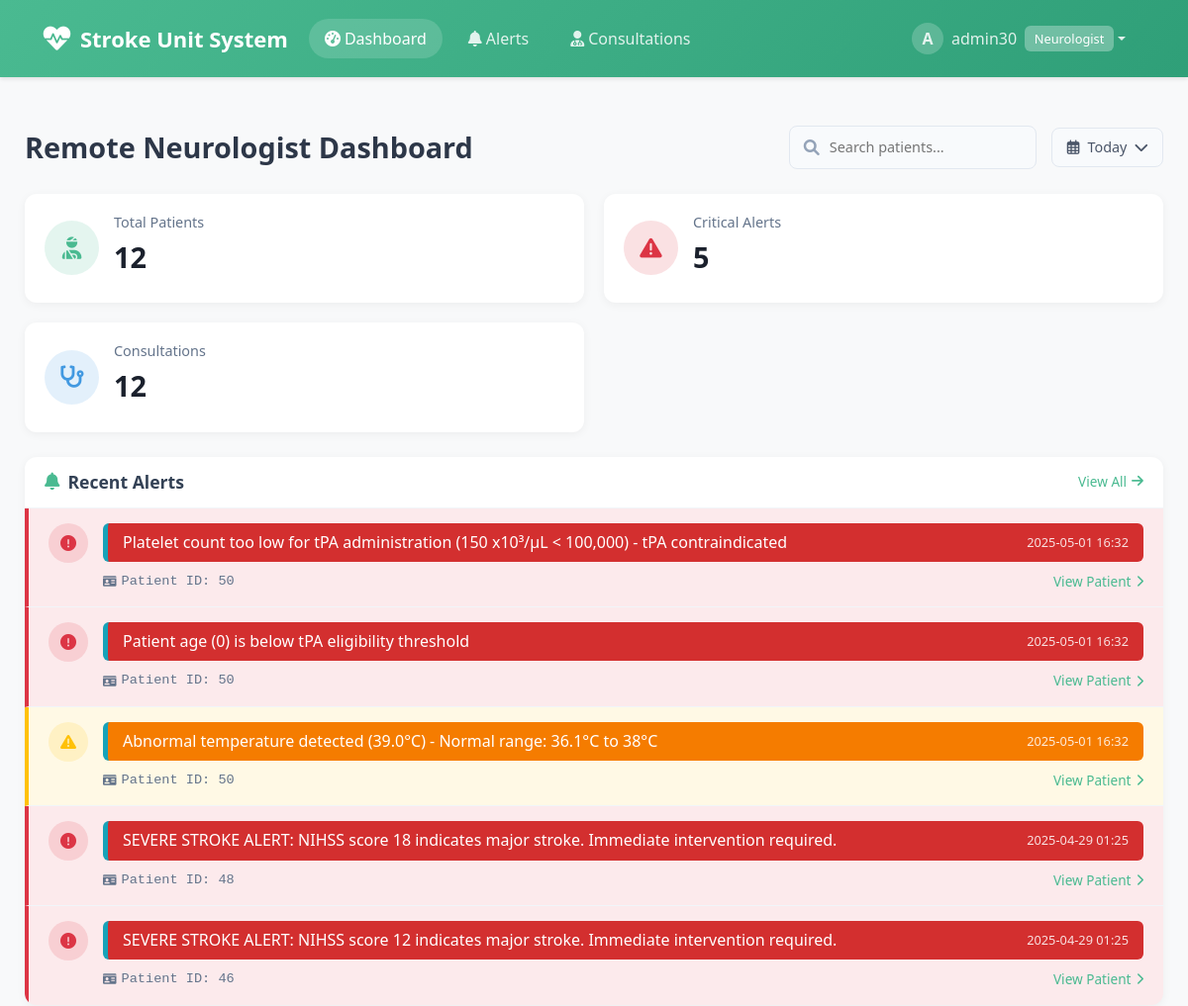
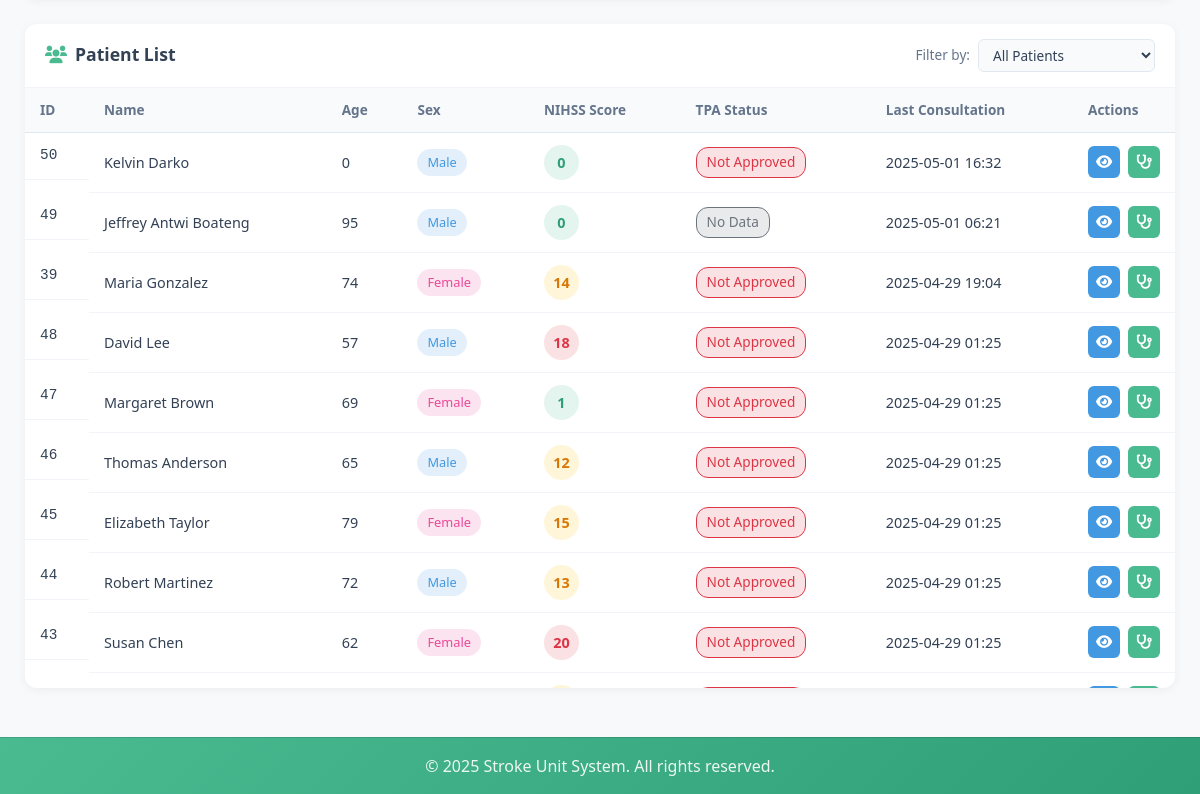
/ (signed in), run on an earlier commit of the app's database (2 pictures, top to bottom).
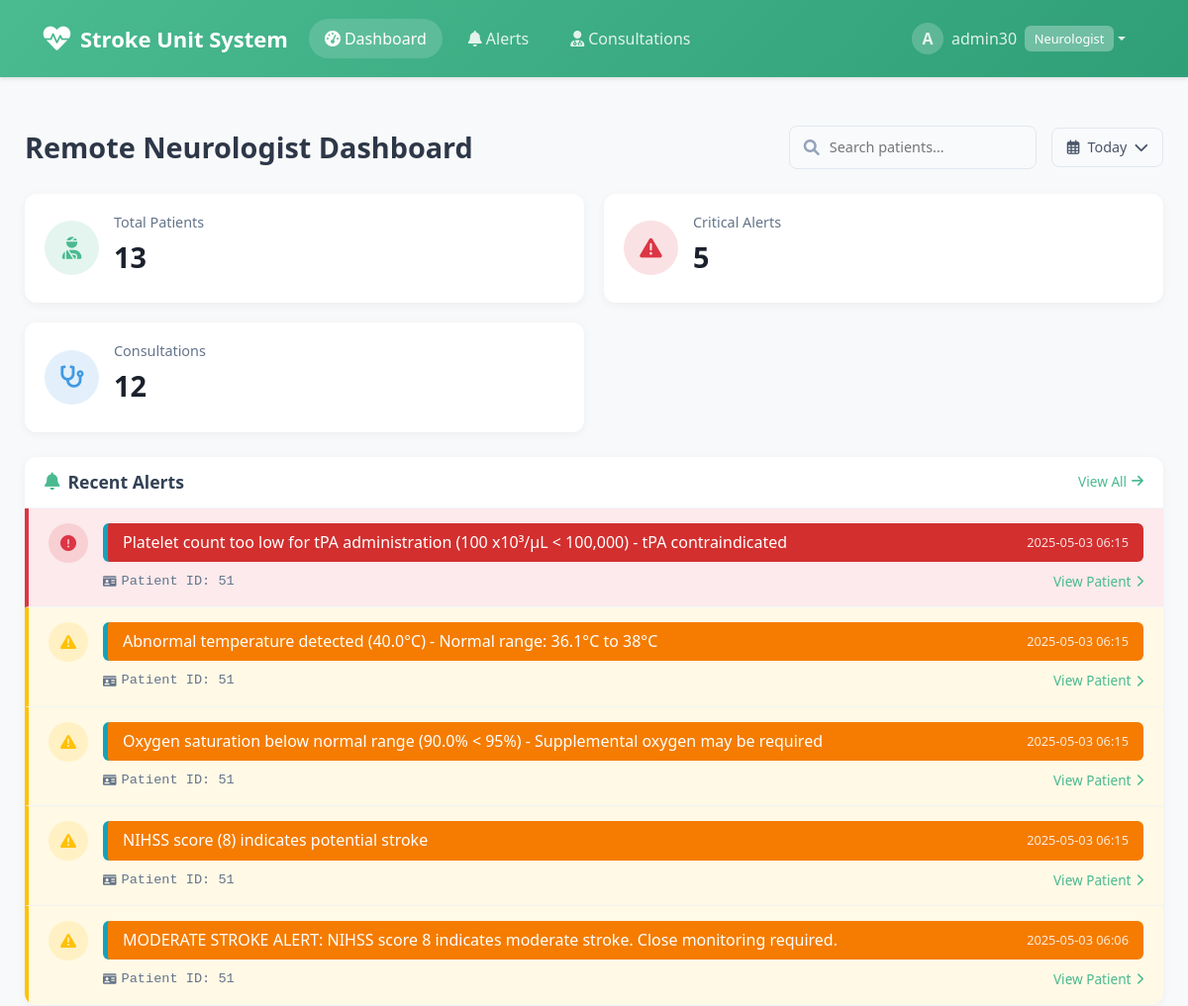
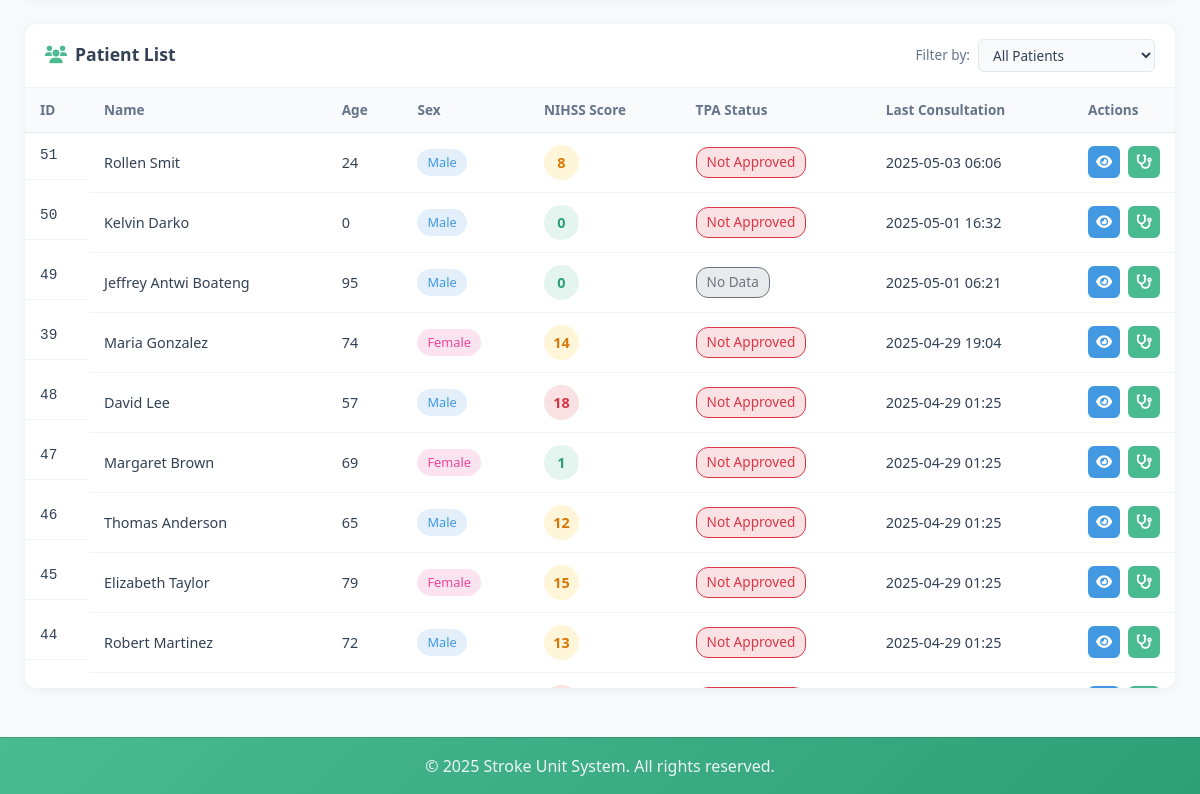
And on a later commit of the database (2 pictures, top to bottom).
### patientsystem/models.py (models this page shows, shortened)
class Alert(models.Model):
    ALERT_TYPES = [
        ('critical', 'Critical'),
        ('warning', 'Warning'),
        ('info', 'Information'),
    ]
    type = models.CharField(max_length=20, choices=ALERT_TYPES)
    description = models.TextField()
    patient = models.ForeignKey(Patient, on_delete=models.CASCADE, related_name='alerts')
    timestamp = models.DateTimeField(auto_now_add=True)
    acknowledged = models.BooleanField(default=False)
    acknowledged_by = models.ForeignKey(User, on_delete=models.SET_NULL, null=True, blank=True, related_name='acknowledged_alerts')
    acknowledged_at = models.DateTimeField(null=True, blank=True)

class Patient(models.Model):
    GENDER_CHOICES = [
        ('M', 'Male'),
        ('F', 'Female'),
        ('O', 'Other'),
    ]
    hospital_id = models.CharField(max_length=10, unique=True, blank=True)
    first_name = models.CharField(max_length=100)
    last_name = models.CharField(max_length=100)
    date_of_birth = models.DateField()
    gender = models.CharField(max_length=1, choices=GENDER_CHOICES)
    chief_complaint = models.TextField(blank=True)
    address = models.TextField(blank=True)
    phone_number = models.CharField(max_length=20, blank=True)
    emergency_contact = models.CharField(max_length=100, blank=True)
    medical_history = models.TextField(blank=True)
    current_medications = models.TextField(blank=True)
    allergies = models.TextField(blank=True)
    vitals = models.OneToOneField(Vitals, on_delete=models.CASCADE)
    nihss_score = models.IntegerField(default=0)
    nihss_last_updated = models.DateTimeField(auto_now=True)
    created_at = models.DateTimeField(auto_now_add=True)
    updated_at = models.DateTimeField(auto_now=True)
    @property
    def name(self):
        return f"{self.first_name} {self.last_name}"
    @property
    def age(self):
        today = datetime.now()
        return today.year - self.date_of_birth.year - ((today.month, today.day) < (self.date_of_birth.month, self.date_of_birth.day))
    @property
    def sex(self):
        return 'Male' if self.gender == 'M' else 'Female' if self.gender == 'F' else 'Other'
    @property
    def tpa_status(self):
        latest_consultation = self.consultations.order_by('-date').first()
        if not latest_consultation:
            return 'No Data'
        if latest_consultation.tpa_approved:
            return 'Approved'
        return 'Not Approved'

class Consultation(models.Model):
    patient = models.ForeignKey(Patient, on_delete=models.CASCADE, related_name='consultations')
    date = models.DateTimeField(auto_now_add=True)
    symptom_onset_time = models.DateTimeField(null=True, blank=True)
    diagnosis = models.TextField()
    treatment_plan = models.TextField()
    test_orders = models.TextField(blank=True)
    vitals = models.OneToOneField(Vitals, on_delete=models.CASCADE)
    nihss_score = models.IntegerField()
    tpa_approved = models.BooleanField(default=False, verbose_name="TPA Approved")
    tpa_approval_notes = models.TextField(blank=True, verbose_name="TPA Approval Notes")

### patientsystem/views.py (the view)
# urls.py: path('', views.dashboard, name='dashboard'),
@login_required
def dashboard(request):
    user_profile, created = UserProfile.objects.get_or_create(
        user=request.user,
        defaults={'role': 'technician'}
    )
    all_patients = Patient.objects.all().order_by('-updated_at')
    if user_profile.role == 'technician':
        return render(request, 'patientsystem/technician_dashboard.html', {
            'patients': all_patients
        })
    else:  # neurologist
        return render(request, 'patientsystem/neurologist_dashboard.html', {
            'patients': all_patients,
            'alerts': Alert.objects.filter(acknowledged=False).order_by('-timestamp')[:5]
        })

### patientsystem/templates/patientsystem/neurologist_dashboard.html (shortened to what the changed rows need)
{% extends 'base.html' %}
{% load static %}
{% block extra_css %}
<link href="{% static 'css/neurologist-dashboard.css' %}" rel="stylesheet">
{% endblock %}
{% block content %}
<div class="neurologist-dashboard">
    <div class="dashboard-header">
        <h2>Remote Neurologist Dashboard</h2>
    </div>
    <div class="dashboard-summary">
        <div class="summary-card patients-card">
            <div class="card-content">
                <h3>Total Patients</h3>
                <p class="card-value">{{ patients|length }}</p>
            </div>
        </div>
    </div>
    <div class="dashboard-content">
        <div class="alerts-section dashboard-card">
            <div class="section-content">
                {% if alerts %}
                    <div class="alerts-list">
                        {% for alert in alerts %}
                        <div class="alert-item {% if alert.type == 'critical' %}critical-alert{% else %}warning-alert{% endif %}">
                            <div class="alert-icon">
                                {% if alert.type == 'critical' %}
                                <i class="fas fa-exclamation-circle"></i>
                                {% else %}
                                <i class="fas fa-exclamation-triangle"></i>
                                {% endif %}
                            </div>
                            <div class="alert-details">
                                <div class="alert-info">
                                    <h4>{{ alert.description }}</h4>
                                    <span class="alert-time">{{ alert.timestamp|date:"Y-m-d H:i" }}</span>
                                </div>
                                <div class="alert-meta">
                                    <span class="patient-id"><i class="fas fa-id-card"></i> Patient ID: {{ alert.patient_id }}</span>
                                    <a href="{% url 'patientsystem:patient_detail' alert.patient_id %}" class="view-patient-btn">
                                        View Patient <i class="fas fa-chevron-right"></i>
                                    </a>
                                </div>
                            </div>
                        </div>
                        {% endfor %}
                    </div>
                {% else %}
                    <div class="empty-state">
                        <i class="fas fa-check-circle"></i>
                        <p>No recent alerts</p>
                    </div>
                {% endif %}
            </div>
        </div>
        <div class="patients-section dashboard-card">
            <div class="section-content">
                <div class="responsive-table">
                    <table class="patients-table">
                        <thead>
                            <tr>
                                <th>ID</th>
                                <th>Name</th>
                                <th>Age</th>
                                <th>Sex</th>
                                <th>NIHSS Score</th>
                                <th>TPA Status</th>
                                <th>Last Consultation</th>
                                <th>Actions</th>
                            </tr>
                        </thead>
                        <tbody>
                            {% for patient in patients %}
                            <tr>
                                <td class="patient-id">{{ patient.id }}</td>
                                <td class="patient-name">{{ patient.name }}</td>
                                <td>{{ patient.age }}</td>
                                <td>
                                    <span class="gender-badge {% if patient.gender == 'M' %}male{% elif patient.gender == 'F' %}female{% else %}other{% endif %}">
                                        {{ patient.sex }}
                                    </span>
                                </td>
                                <td>
                                    <div class="nihss-score {% if patient.nihss_score > 15 %}critical{% elif patient.nihss_score > 5 %}warning{% else %}normal{% endif %}">
                                        {{ patient.nihss_score }}
                                    </div>
                                </td>
                                <td>
                                    <span class="tpa-status {% if patient.tpa_status == 'Approved' %}approved{% elif patient.tpa_status == 'Not Approved' %}not-approved{% else %}no-data{% endif %}">
                                        {{ patient.tpa_status }}
                                    </span>
                                </td>
                                <td>{{ patient.nihss_last_updated|date:"Y-m-d H:i" }}</td>
                                <td class="actions-cell">
                                    <div class="table-actions">
                                        <a href="{% url 'patientsystem:patient_detail' patient.id %}" class="action-btn view-btn" title="View Patient">
                                            <i class="fas fa-eye"></i>
                                        </a>
                                        <a href="{% url 'patientsystem:new_consultation' patient.id %}" class="action-btn consult-btn" title="New Consultation">
                                            <i class="fas fa-stethoscope"></i>
                                        </a>
                                    </div>
                                </td>
                            </tr>
                            {% endfor %}
                        </tbody>
                    </table>
                </div>
            </div>
        </div>
    </div>
</div>
{% endblock %}

What changed in the data, as far as the page shows it:
no longer on this page (row unchanged): Alert: type "critical" (drawn), description "Platelet count too low for tPA administration (150 x10³/μL < 100,000) - tPA contraindicated", timestamp "2025-05-01 16:32", patient_id "50"
no longer on this page (row unchanged): Alert: type "critical" (drawn), description "Patient age (0) is below tPA eligibility threshold", timestamp "2025-05-01 16:32", patient_id "50"
no longer on this page (row unchanged): Alert: type "warning" (drawn), description "Abnormal temperature detected (39.0°C) - Normal range: 36.1°C to 38°C", timestamp "2025-05-01 16:32", patient_id "50"
no longer on this page (row unchanged): Alert: type "critical" (drawn), description "SEVERE STROKE ALERT: NIHSS score 18 indicates major stroke. Immediate intervention required.", timestamp "2025-04-29 01:25", patient_id "48"
no longer on this page (row unchanged): Alert: type "critical" (drawn), description "SEVERE STROKE ALERT: NIHSS score 12 indicates major stroke. Immediate intervention required.", timestamp "2025-04-29 01:25", patient_id "46"
no longer on this page (row unchanged): Patient: id "43", name "Susan Chen", age "62", sex "Female", nihss_score "20", tpa_status "Not Approved", nihss_last_updated "2025-04-29 01:25"
added Alert: type "critical" (drawn), description "Platelet count too low for tPA administration (100 x10³/μL < 100,000) - tPA contraindicated", timestamp "2025-05-03 06:15", patient_id "51"
added Alert: type "warning" (drawn), description "Abnormal temperature detected (40.0°C) - Normal range: 36.1°C to 38°C", timestamp "2025-05-03 06:15", patient_id "51"
added Alert: type "warning" (drawn), description "Oxygen saturation below normal range (90.0% < 95%) - Supplemental oxygen may be required", timestamp "2025-05-03 06:15", patient_id "51"
added Alert: type "warning" (drawn), description "NIHSS score (8) indicates potential stroke", timestamp "2025-05-03 06:15", patient_id "51"
added Alert: type "warning" (drawn), description "MODERATE STROKE ALERT: NIHSS score 8 indicates moderate stroke. Close monitoring required.", timestamp "2025-05-03 06:06", patient_id "51"
added Patient: id "51", name "Rollen Smit", age "24", sex "Male", nihss_score "8", tpa_status "Not Approved", nihss_last_updated "2025-05-03 06:06"
Also different on the page:
{{ patients|length }}: "12" → "13"
